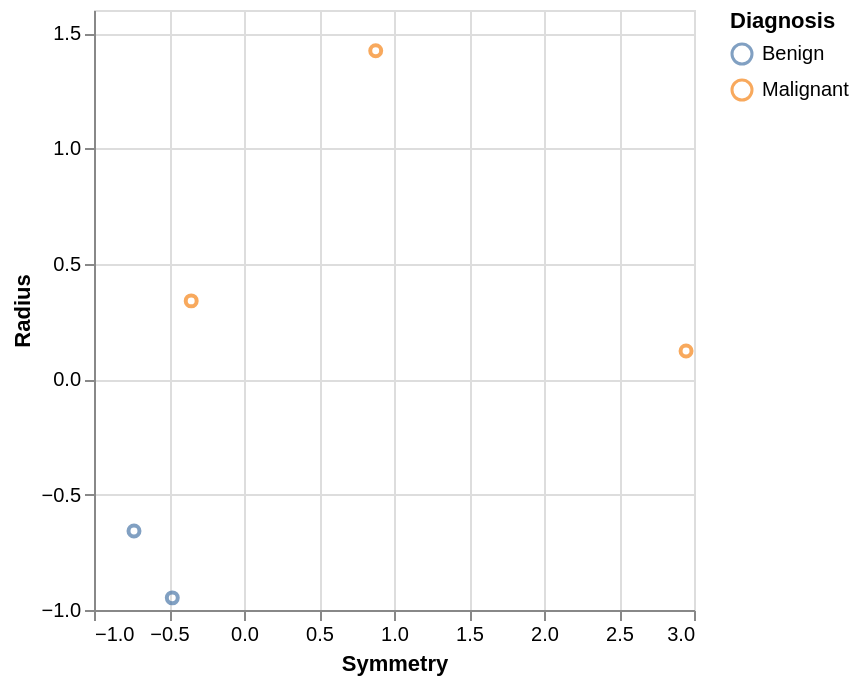

Here is the notebook cell this chart was saved with:
### Markdown cell above
**Question 2.0.1**
<br> {points: 1}

Finally, create a scatter plot where `Symmetry` is on the x-axis, and `Radius` is on the y-axis. Color the points by `Class`. Name your plot `small_sample_plot`.

Fill in the `___` in the scaffolding provided below.

As you create this plot, ensure you follow the guidelines for creating effective visualizations. In particular, note on the plot axes whether the data is standardized or not. Don't set an opacity value in this chart.

### Code cell
small_sample_plot = alt.Chart(small_sample).mark_point().encode(
    x=alt.X('Symmetry').title('Symmetry'),
    y=alt.Y('Radius').title('Radius'),
    color=alt.Color('Class').title('Diagnosis')
)


small_sample_plot

### Figure 1 — Vega specification as saved in the notebook (floating-point values rounded to 4 significant figures)
{"$schema": "https://vega.github.io/schema/vega/v5.json", "data": [{"name": "source_0", "values": [{"Class": "Benign", "Radius": -0.9474, "Symmetry": -0.478}, {"Class": "Malignant", "Radius": 0.3395, "Symmetry": -0.352}, {"Class": "Malignant", "Radius": 1.424, "Symmetry": 0.8781}, {"Class": "Benign", "Radius": -0.6578, "Symmetry": -0.7334}, {"Class": "Malignant", "Radius": 0.1222, "Symmetry": 2.947}]}, {"name": "source_0_x_domain_Symmetry", "values": [{"min": -0.7334, "max": 2.947}]}, {"name": "source_0_y_domain_Radius", "values": [{"min": -0.9474, "max": 1.424}]}, {"name": "source_0_color_domain_Class", "values": [{"Class": "Benign"}, {"Class": "Malignant"}]}], "marks": [{"type": "symbol", "name": "marks", "from": {"data": "source_0"}, "encode": {"update": {"opacity": {"value": 0.7}, "stroke": {"field": "Class", "scale": "color"}, "x": {"field": "Symmetry", "scale": "x"}, "fill": {"value": "transparent"}, "y": {"field": "Radius", "scale": "y"}}}, "style": ["point"]}], "scales": [{"name": "x", "type": "linear", "domain": [{"signal": "(data(\"source_0_x_domain_Symmetry\")[0] || {}).min"}, {"signal": "(data(\"source_0_x_domain_Symmetry\")[0] || {}).max"}], "range": [0, {"signal": "width"}], "nice": true, "zero": true}, {"name": "y", "type": "linear", "domain": [{"signal": "(data(\"source_0_y_domain_Radius\")[0] || {}).min"}, {"signal": "(data(\"source_0_y_domain_Radius\")[0] || {}).max"}], "range": [{"signal": "height"}, 0], "zero": true, "nice": true}, {"name": "color", "type": "ordinal", "domain": {"data": "source_0_color_domain_Class", "field": "Class", "sort": true}, "range": "category"}], "axes": [{"scale": "x", "domain": false, "orient": "bottom", "maxExtent": 0, "gridScale": "y", "minExtent": 0, "zindex": 0, "labels": false, "tickCount": {"signal": "ceil(width/40)"}, "ticks": false, "aria": false, "grid": true}, {"scale": "y", "gridScale": "x", "minExtent": 0, "zindex": 0, "domain": false, "tickCount": {"signal": "ceil(height/40)"}, "grid": true, "labels": false, "ticks": false, "aria": false, "maxExtent": 0, "orient": "left"}, {"scale": "x", "orient": "bottom", "title": "Symmetry", "grid": false, "tickCount": {"signal": "ceil(width/40)"}, "labelFlush": true, "labelOverlap": true, "zindex": 0}, {"scale": "y", "tickCount": {"signal": "ceil(height/40)"}, "grid": false, "zindex": 0, "title": "Radius", "orient": "left", "labelOverlap": true}], "width": 300, "background": "white", "height": 300, "style": "cell", "padding": 5, "legends": [{"title": "Diagnosis", "stroke": "color", "symbolType": "circle", "encode": {"symbols": {"update": {"fill": {"value": "transparent"}, "opacity": {"value": 0.7}}}}}]}
